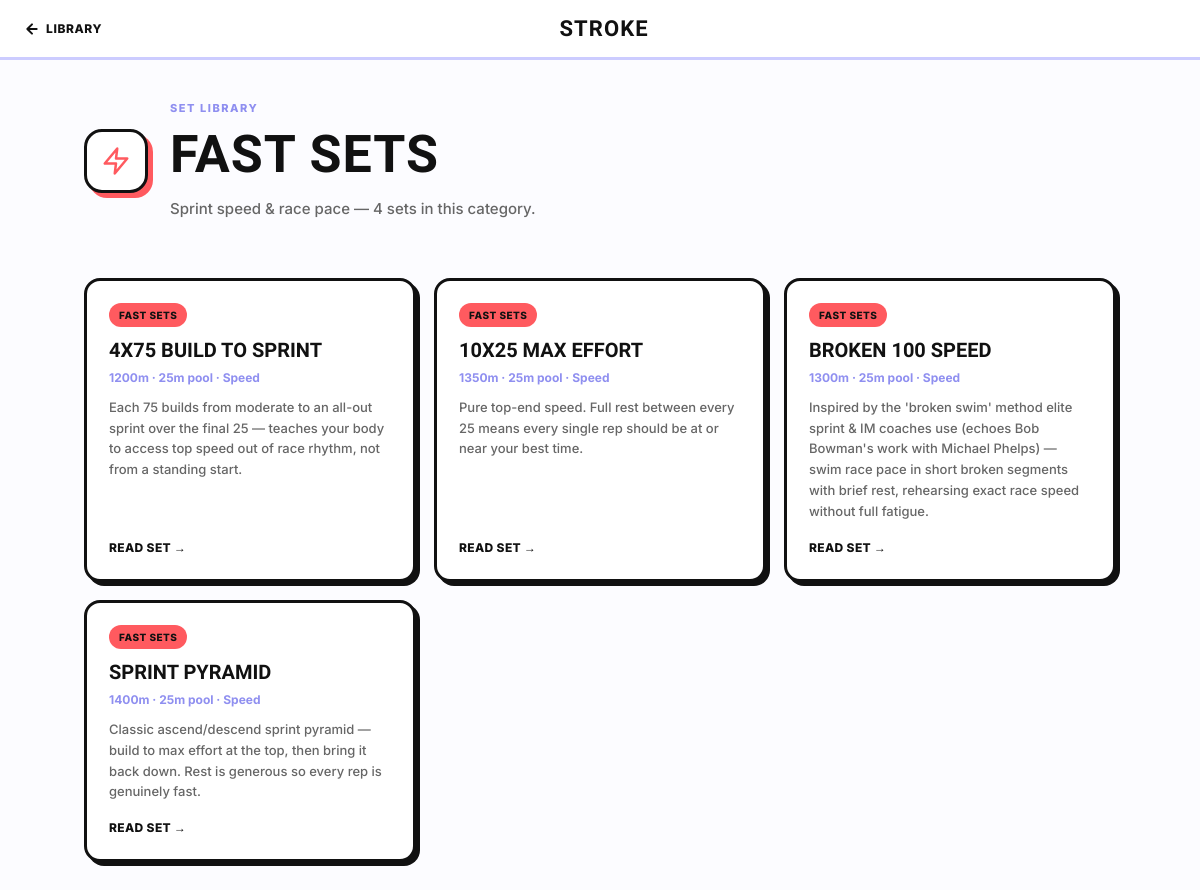
/sets/category/fast (signed in), run on the app's committed database.
### models.py (models this page shows)
class SavedSet(db.Model):
    __tablename__ = 'saved_set'
    id = db.Column(db.Integer, primary_key=True)
    name = db.Column(db.String(100), nullable=False)
    pool = db.Column(db.String(10), default='25m')
    session_type = db.Column(db.String(50), default='Training')
    sets_data = db.Column(db.Text)  # JSON string, same shape as sessionSets in log.html
    category = db.Column(db.String(30), default='Fitness')
    description = db.Column(db.Text)
    created_by = db.Column(db.Integer, db.ForeignKey('user.id'))
    created_at = db.Column(db.DateTime, default=datetime.utcnow)
    def get_sets(self):
        try:
            return json.loads(self.sets_data or '[]')
        except:
            return []
    def total_distance(self):
        total = 0
        for s in self.get_sets():
            try:
                total += int(s.get('reps', 0)) * int(s.get('dist', 0))
            except:
                pass
        return total

### routes.py (the view)
@main.route('/sets/category/<slug>')
@login_required
def sets_category(slug):
    from app import db
    from models import SavedSet
    from flask import abort
    category = _find_category(slug=slug)
    if not category:
        abort(404)
    sets = (
        db.session.query(SavedSet)
        .filter_by(category=category['key'])
        .order_by(SavedSet.created_at.desc())
        .all()
    )
    return render_template('sets_category.html', category=category, sets=sets)

### routes.py (called while the page is built)
def _find_category(slug=None, key=None):
    for c in SET_CATEGORIES:
        if slug is not None and c['slug'] == slug:
            return c
        if key is not None and c['key'] == key:
            return c
    return None

### templates/sets_category.html (shortened to what this page needs)
<!DOCTYPE html>
<html lang="en">
<head>
<link rel="stylesheet" href="{{ url_for('static', filename='css/main.css') }}">
<link rel="stylesheet" href="{{ url_for('static', filename='css/sets.css') }}">
</head>
<body>
{% from '_set_icons.html' import set_icon %}
<nav class="sets-nav">
  <a href="/sets" class="sets-nav-back">
    <svg width="16" height="16" viewBox="0 0 24 24" fill="none" stroke="currentColor" stroke-width="3" stroke-linecap="round" stroke-linejoin="round"><path d="M19 12H5M12 5l-7 7 7 7"/></svg>
    Library
  </a>
  <a href="/" class="sets-nav-logo">STROKE</a>
</nav>
<div class="sets-wrap">
  <div class="cat-header" style="--cat-color:{{ category.color }}">
    <div class="cat-header-icon">{{ set_icon(category.icon) }}</div>
    <div>
      <p class="sets-eyebrow">Set library</p>
      <h1 class="sets-h1">{{ category.label }}</h1>
      <p class="sets-sub">{{ category.blurb }} — {{ sets|length }} set{{ 's' if sets|length != 1 else '' }} in this category.</p>
    </div>
  </div>
  <div class="sets-card-grid">
    {% for s in sets %}
    <a href="/sets/view/{{ s.id }}" class="set-card" style="--cat-color:{{ category.color }}">
      <span class="set-card-cat">{{ category.label }}</span>
      <p class="set-card-name">{{ s.name }}</p>
      <p class="set-card-meta">{{ s.total_distance() }}m · {{ s.pool }} pool · {{ s.session_type }}</p>
      {% if s.description %}<p class="set-card-desc">{{ s.description }}</p>{% endif %}
      <span class="set-card-cta">Read set →</span>
    </a>
    {% else %}
    <div class="sets-empty">No sets in this category yet.</div>
    {% endfor %}
  </div>
</div>
</body>
</html>

### static/css/main.css (style rules this page uses)
*, *::before, *::after { box-sizing: border-box; margin: 0; padding: 0; }
html { scroll-behavior: smooth; overflow-x: hidden; }
body { font-family: 'Inter', sans-serif; background: #fcfcff; color: #111111; line-height: 1.6; min-height: 100vh; overflow-x: hidden; }
img, svg { max-width: 100%; display: block; }
button, a { cursor: pointer; }
a { color: inherit; text-decoration: none; }
nav { display: flex; align-items: center; justify-content: space-between; padding: 0 24px; height: 64px; position: sticky; top: 0; z-index: 100; background: #ffffff; border-bottom: 3px solid #ccccff; }

### static/css/sets.css (style rules this page uses)
.sets-nav { display:flex; align-items:center; justify-content:space-between; padding:0 24px; height:60px; background:#fff; border-bottom:3px solid #ccccff; position:sticky; top:0; z-index:100; }
.sets-nav-back { font-size:12px; font-weight:800; text-transform:uppercase; letter-spacing:.05em; color:#111; text-decoration:none; display:flex; align-items:center; gap:6px; }
.sets-nav-logo { font-family:'Antonio',sans-serif; font-size:22px; font-weight:700; text-transform:uppercase; letter-spacing:.05em; color:#111; text-decoration:none; }
.sets-wrap { max-width:1080px; margin:0 auto; padding:40px 24px 90px; }
.sets-eyebrow { font-size:11px; font-weight:800; letter-spacing:.14em; text-transform:uppercase; color:#8f8ff0; margin-bottom:10px; }
.sets-h1 { font-family:'Antonio',sans-serif; font-size:clamp(32px,5vw,52px); font-weight:700; text-transform:uppercase; letter-spacing:.02em; line-height:1.05; color:#111; }
.sets-sub { font-size:15px; font-weight:500; color:#666; line-height:1.7; max-width:640px; margin-top:14px; }
.cat-header { display:flex; align-items:center; gap:22px; padding-bottom:12px; }
.cat-header-icon { width:64px; height:64px; flex-shrink:0; color:var(--cat-color,#111); background:#fff; border:3px solid #111; border-radius:18px; padding:14px; box-shadow:5px 5px 0 var(--cat-color,#111); }
.sets-card-grid { display:grid; grid-template-columns:repeat(auto-fit,minmax(260px,1fr)); gap:18px; margin-top:44px; }
.set-card { display:flex; flex-direction:column; background:#fff; border:3px solid #111; border-radius:16px; padding:22px; text-decoration:none; box-shadow:4px 4px 0 #111; transition:transform .18s,box-shadow .18s; }
.set-card-cat { align-self:flex-start; background:var(--cat-color,#ccccff); color:#111; font-size:10px; font-weight:800; text-transform:uppercase; letter-spacing:.05em; padding:4px 10px; border-radius:20px; margin-bottom:12px; }
.set-card-name { font-family:'Antonio',sans-serif; font-size:20px; font-weight:700; text-transform:uppercase; color:#111; line-height:1.15; }
.set-card-meta { font-size:12px; font-weight:700; color:#8f8ff0; margin-top:6px; }
.set-card-desc { font-size:13px; font-weight:500; color:#666; line-height:1.6; margin-top:10px; flex:1; }
.set-card-cta { font-size:12px; font-weight:800; text-transform:uppercase; letter-spacing:.03em; color:#111; margin-top:16px; }

### data on the page
SavedSet: label "FAST SETS", name "4X75 BUILD TO SPRINT", total_distance "1200", pool "25m", session_type "Speed", description "Each 75 builds from moderate to an all-out sprint over the final 25 — teaches your body to access top speed out of race rhythm, not from a standing start."
SavedSet: label "FAST SETS", name "10X25 MAX EFFORT", total_distance "1350", pool "25m", session_type "Speed", description "Pure top-end speed. Full rest between every 25 means every single rep should be at or near your best time."
SavedSet: label "FAST SETS", name "BROKEN 100 SPEED", total_distance "1300", pool "25m", session_type "Speed", description "Inspired by the 'broken swim' method elite sprint & IM coaches use (echoes Bob Bowman's work with Michael Phelps) — swim race pace in short broken segments with brief rest, rehearsing exact race speed without full fatigue."
SavedSet: label "FAST SETS", name "SPRINT PYRAMID", total_distance "1400", pool "25m", session_type "Speed", description "Classic ascend/descend sprint pyramid — build to max effort at the top, then bring it back down. Rest is generous so every rep is genuinely fast."

### other printed values
{{ category.label }} "FAST SETS"
{{ category.blurb }} "Sprint speed & race pace"
{{ sets|length }} "4"
{{ 's' if sets|length != 1 else '' }} "s"
